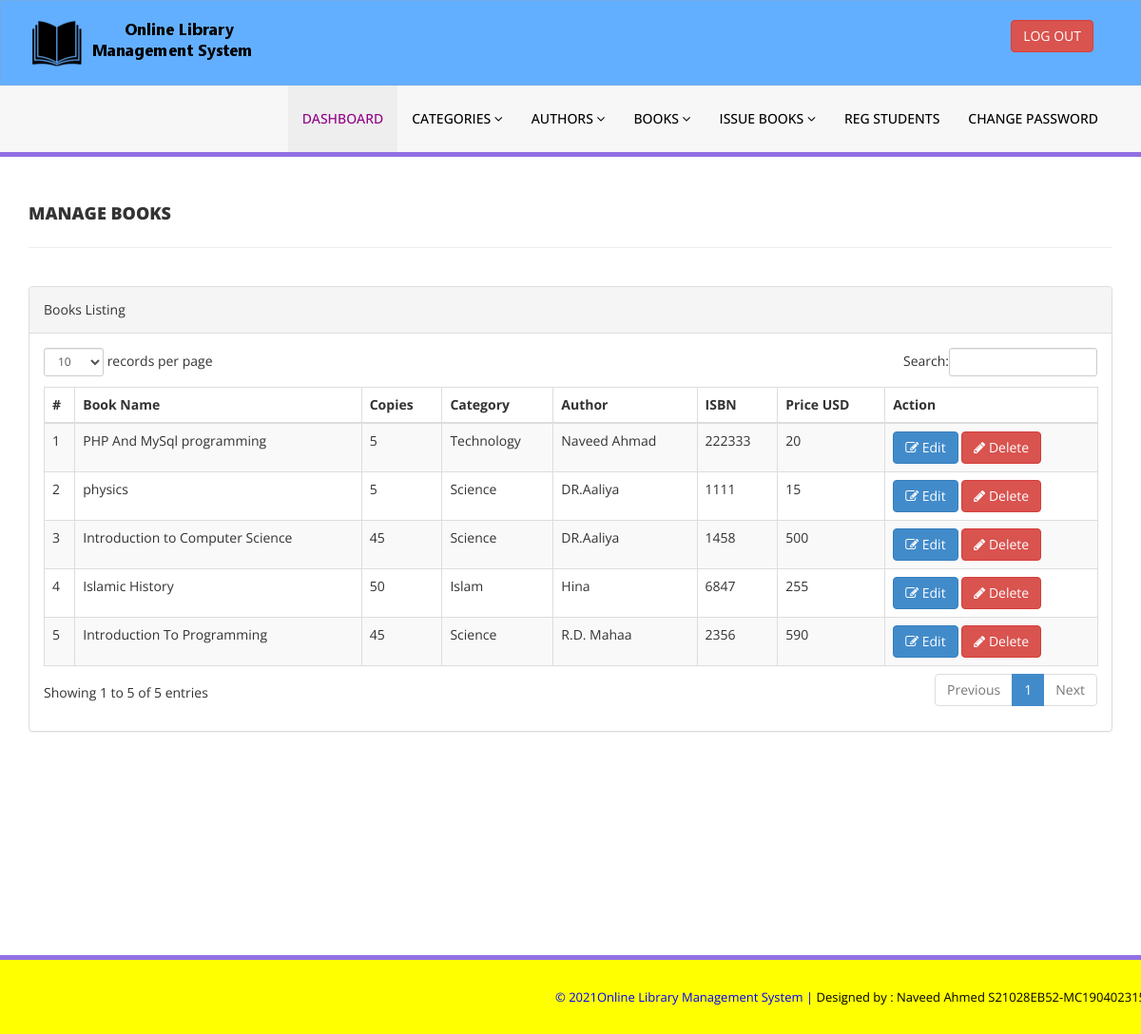
The app's page /admin/manage-books.php (signed in) with its own data.
### tables this page shows
CREATE TABLE `tblbooks` (
  `id` int(11) NOT NULL,
  `BookName` varchar(255) DEFAULT NULL,
  `CatId` int(11) DEFAULT NULL,
  `AuthorId` int(11) DEFAULT NULL,
  `ISBNNumber` int(11) DEFAULT NULL,
  `BookPrice` int(11) DEFAULT NULL,
  `RegDate` timestamp NULL DEFAULT current_timestamp(),
  `UpdationDate` timestamp NULL DEFAULT NULL ON UPDATE current_timestamp(),
  `copies` int(11) DEFAULT NULL
);

CREATE TABLE `tblcategory` (
  `id` int(11) NOT NULL,
  `CategoryName` varchar(150) DEFAULT NULL,
  `Status` int(1) DEFAULT NULL,
  `CreationDate` timestamp NULL DEFAULT current_timestamp(),
  `UpdationDate` timestamp NULL DEFAULT '0000-00-00 00:00:00' ON UPDATE current_timestamp()
);

CREATE TABLE `tblauthors` (
  `id` int(11) NOT NULL,
  `AuthorName` varchar(159) DEFAULT NULL,
  `creationDate` timestamp NULL DEFAULT current_timestamp(),
  `UpdationDate` timestamp NULL DEFAULT NULL ON UPDATE current_timestamp()
);

### admin/manage-books.php (the view, shortened to what this page needs)
<?php
include('includes/config.php');
if(strlen($_SESSION['alogin'])==0)
    {
header('location:index.php');
}
else{
    ?>
<!DOCTYPE html>
<html xmlns="http://www.w3.org/1999/xhtml">
<head>
    <link href="assets/css/bootstrap.css" rel="stylesheet" />
    <link href="assets/css/font-awesome.css" rel="stylesheet" />
    <link href="assets/js/dataTables/dataTables.bootstrap.css" rel="stylesheet" />
    <link href="assets/css/style.css" rel="stylesheet" />
</head>
<body>
<?php include('includes/header.php');?>
    <div class="content-wrapper">
         <div class="container">
        <div class="row pad-botm">
            <div class="col-md-12">
                <h4 class="header-line">Manage Books</h4>
    </div>
     <div class="row">
</div>
        </div>
            <div class="row">
                <div class="col-md-12">
                    <div class="panel panel-default">
                        <div class="panel-heading">
                           Books Listing
                        </div>
                        <div class="panel-body">
                            <div class="table-responsive">
                                <table class="table table-striped table-bordered table-hover" id="dataTables-example">
                                    <thead>
                                        <tr>
                                            <th>#</th>
                                            <th>Book Name</th>
											<th>Copies</th>
                                            <th>Category</th>
                                            <th>Author</th>
                                            <th>ISBN</th>
                                            <th>Price USD</th>
                                            <th>Action</th>
                                        </tr>
                                    </thead>
                                    <tbody>
<?php $sql = "SELECT tblbooks.BookName,tblbooks.copies,tblcategory.CategoryName,tblauthors.AuthorName,tblbooks.ISBNNumber,tblbooks.BookPrice,tblbooks.id as bookid from  tblbooks join tblcategory on tblcategory.id=tblbooks.CatId join tblauthors on tblauthors.id=tblbooks.AuthorId";
$query = $dbh -> prepare($sql);
$query->execute();
$results=$query->fetchAll(PDO::FETCH_OBJ);
$cnt=1;
if($query->rowCount() > 0)
{
foreach($results as $result)
{               ?>
                                        <tr class="odd gradeX">
                                            <td class="center"><?php echo htmlentities($cnt);?></td>
                                            <td class="center"><?php echo htmlentities($result->BookName);?></td>
											<td class="center"><?php echo htmlentities($result->copies);?></td>
                                            <td class="center"><?php echo htmlentities($result->CategoryName);?></td>
                                            <td class="center"><?php echo htmlentities($result->AuthorName);?></td>
                                            <td class="center"><?php echo htmlentities($result->ISBNNumber);?></td>
                                            <td class="center"><?php echo htmlentities($result->BookPrice);?></td>
                                            <td class="center">
                                            <a href="edit-book.php?bookid=<?php echo htmlentities($result->bookid);?>"><button class="btn btn-primary"><i class="fa fa-edit "></i> Edit</button>
                                          <a href="manage-books.php?del=<?php echo htmlentities($result->bookid);?>" onclick="return confirm('Are you sure you want to delete?');"" >  <button class="btn btn-danger"><i class="fa fa-pencil"></i> Delete</button>
                                            </td>
                                        </tr>
 <?php $cnt=$cnt+1;}} ?>
                                    </tbody>
                                </table>
                            </div>
                        </div>
                    </div>
                </div>
            </div>
    </div>
    </div>
  <?php include('includes/footer.php');?>
</body>
</html>
<?php } ?>

### admin/assets/css/style.css (style rules this page uses)
.content-wrapper { margin-top: 40px; min-height:800px; padding-bottom:90px; }
.header-line { font-weight:900; padding-bottom:25px; border-bottom:1px solid #eeeeee; text-transform:uppercase; }
.pad-botm { padding-bottom:30px; }

### records on screen
tblbooks: BookName "PHP And MySql programming", copies "5", tblcategory.CategoryName "Technology", AuthorId.AuthorName "Naveed Ahmad", ISBNNumber "222333", BookPrice "20"
tblbooks: BookName "physics", copies "5", tblcategory.CategoryName "Science", AuthorId.AuthorName "DR.Aaliya", ISBNNumber "1111", BookPrice "15"
tblbooks: BookName "Introduction to Computer Science", copies "45", tblcategory.CategoryName "Science", AuthorId.AuthorName "DR.Aaliya", ISBNNumber "1458", BookPrice "500"
tblbooks: BookName "Islamic History", copies "50", tblcategory.CategoryName "Islam", AuthorId.AuthorName "Hina", ISBNNumber "6847", BookPrice "255"
tblbooks: BookName "Introduction To Programming", copies "45", tblcategory.CategoryName "Science", AuthorId.AuthorName "R.D. Mahaa", ISBNNumber "2356", BookPrice "590"
